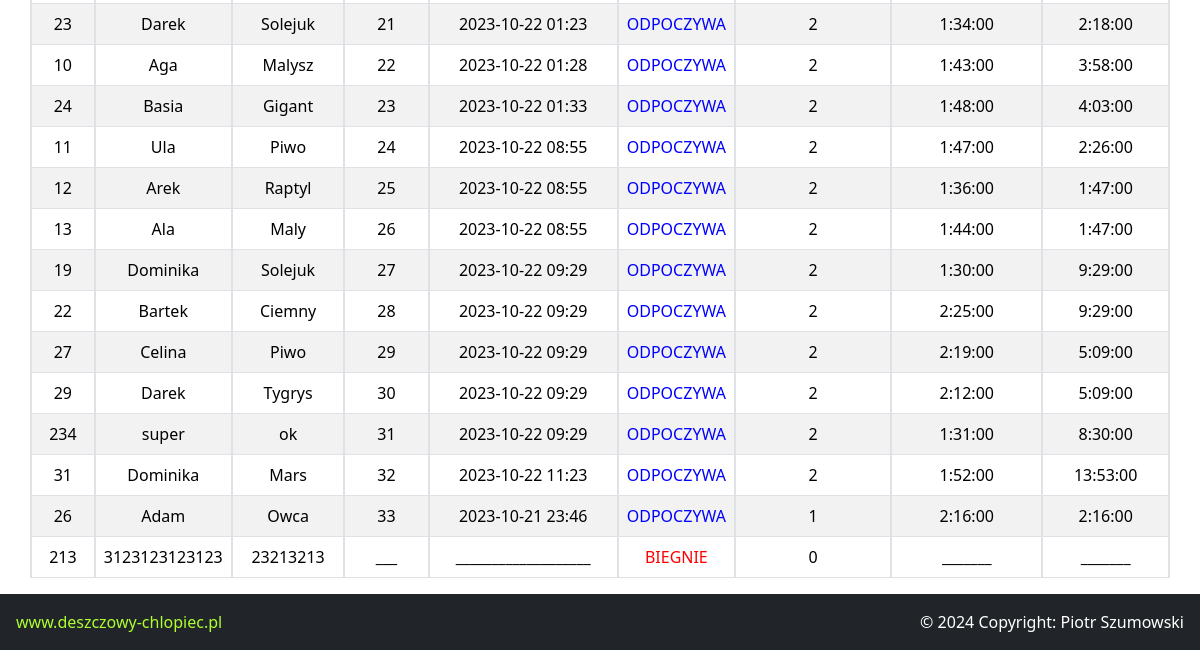
/table/result (lower part), run on an earlier commit of the app's database.
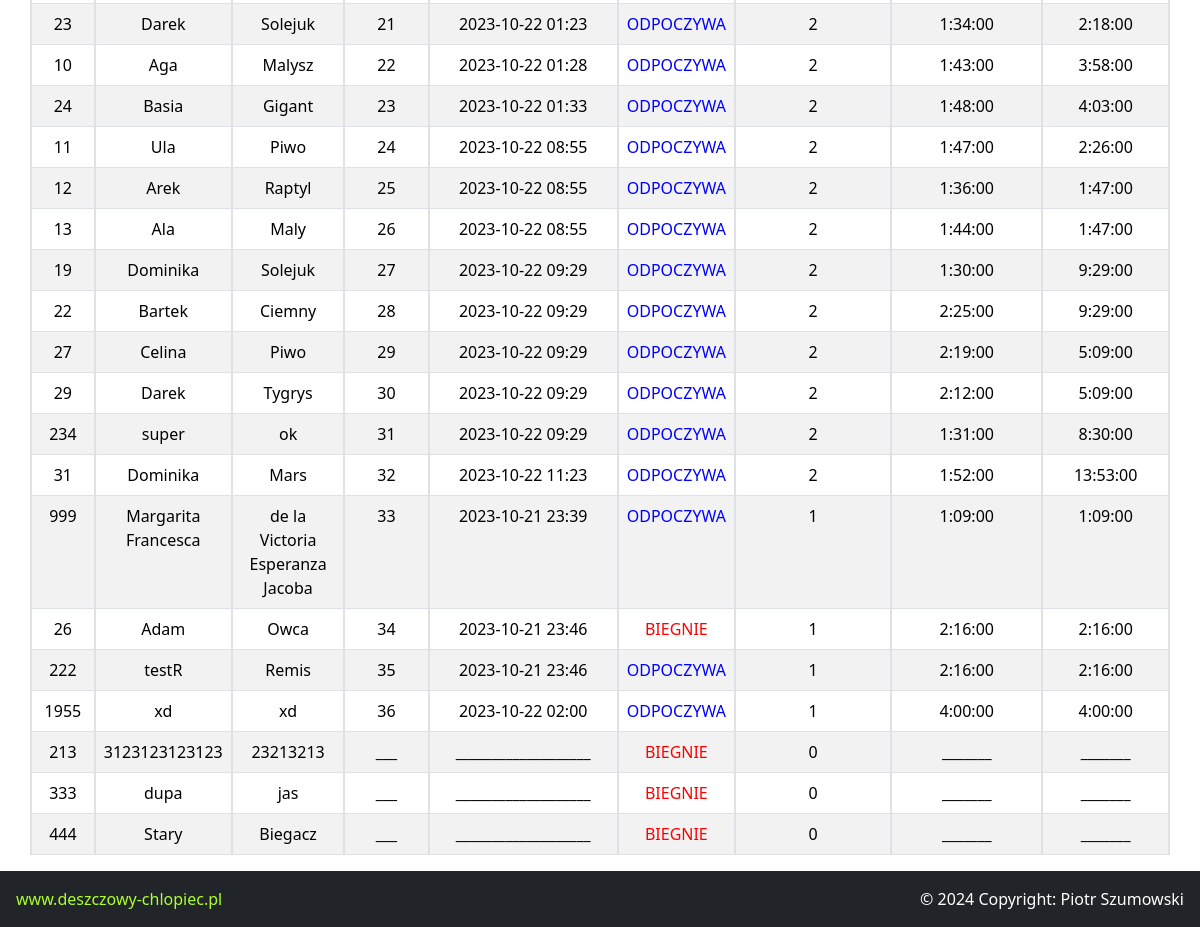
And on a later commit of the database.
### runChart/models.py (models this page shows, shortened)
class Runner(models.Model):
    id = models.IntegerField(primary_key=True)
    name = models.CharField(max_length=100, verbose_name="Imie biegacza")
    surname = models.CharField(max_length=100, verbose_name="Nazwisko biegacza")
    finished = models.BooleanField(default=False)

### runChart/views.py (the view)
# urls.py: path('table/result', views.resultTable, name='resultTable'),
def resultTable(request):
    runsData = get_runner_laps_and_records()
    return render(request, 'table/result.html', {"runsData": runsData, "table_script": 'tableUser'})

### runChart/functions.py (called while the page is built)
def get_longest_run_without_breaks_for_runner(runnerId):
    runs = RunningLap.objects.filter(runnerId=runnerId).order_by('startLapDate')
    longest_time = timedelta(0)
    current_time = timedelta(0)
    previous_run_end = None
    for run in runs:
        if previous_run_end is None:
            previous_run_end = run.startLapDate
        if previous_run_end.hour == run.startLapDate.hour and previous_run_end.minute == run.startLapDate.minute and run.endLapDate is not None:
            current_time += run.endLapDate - run.startLapDate
        elif previous_run_end != run.startLapDate and run.endLapDate is not None:
            current_time = run.endLapDate - run.startLapDate
        else:
            break
        if current_time > longest_time:
            longest_time = current_time
        previous_run_end = run.endLapDate
    return longest_time

### runChart/templates/table/result.html (shortened to what this page needs)
{% extends 'partials/base.html' %}
{% block content %}
    <div>
        <head>
        </head>
        <body>
            <div class="TableContainer">
                <br>
                <table class="table table-bordered table-striped table-hover table-responsive" id="example" style="text-align: center;">
                    <tbody>
                        {% for run in runsData %}
                        <tr class="clickable-row" data-href="{% url 'runnerResults' run.0 %}">
                            <td>{{ run.0 }}</td>
                            <td>{{ run.1 }}</td>
                            <td>{{ run.2 }}</td>
                            <td>{{ run.3 }}</td>
                            <td>{{ run.7 }}</td>
                            {% if run.8 == 'ODPOCZYWA' %}
                                <td style="color: blue">{{ run.8 }}</td>
                            {% elif run.8 == 'BIEGNIE' %}
                                <td style="color: red">{{ run.8 }}</td>
                            {% else %}
                                <td>{{ run.8 }}</td>
                            {% endif %}
                            <td>{{ run.4 }}</td>
                            <td>{{ run.5 }}</td>
                            <td>{{ run.6 }}</td>
                        </tr>
                        {% endfor %}
                    </tbody>
                </table>
            </div>
        </body>
    </div>
{% endblock %}

What changed in the data, as far as the page shows it:
added Runner: name "Margarita Francesca", surname "de la Victoria Esperanza Jacoba"
added Runner: name "testR", surname "Remis"
added Runner: name "xd", surname "xd"
added Runner: name "dupa", surname "jas"
added Runner: name "Stary", surname "Biegacz"
Also different on the page:
new list line: "999 33 2023-10-21 23:39 ODPOCZYWA 1 1:09:00 1:09:00"
new list line: "26 34 2023-10-21 23:46 BIEGNIE 1 2:16:00 2:16:00"
new list line: "Adam Owca"
new list line: "222 35 2023-10-21 23:46 ODPOCZYWA 1 2:16:00 2:16:00"
new list line: "1955 36 2023-10-22 02:00 ODPOCZYWA 1 4:00:00 4:00:00"
new list line: "333 ___ ___________________ BIEGNIE 0 _______ _______"
new list line: "444 ___ ___________________ BIEGNIE 0 _______ _______"
list line gone: "26 33 2023-10-21 23:46 ODPOCZYWA 1 2:16:00 2:16:00"
list line gone: "Adam Owca"
